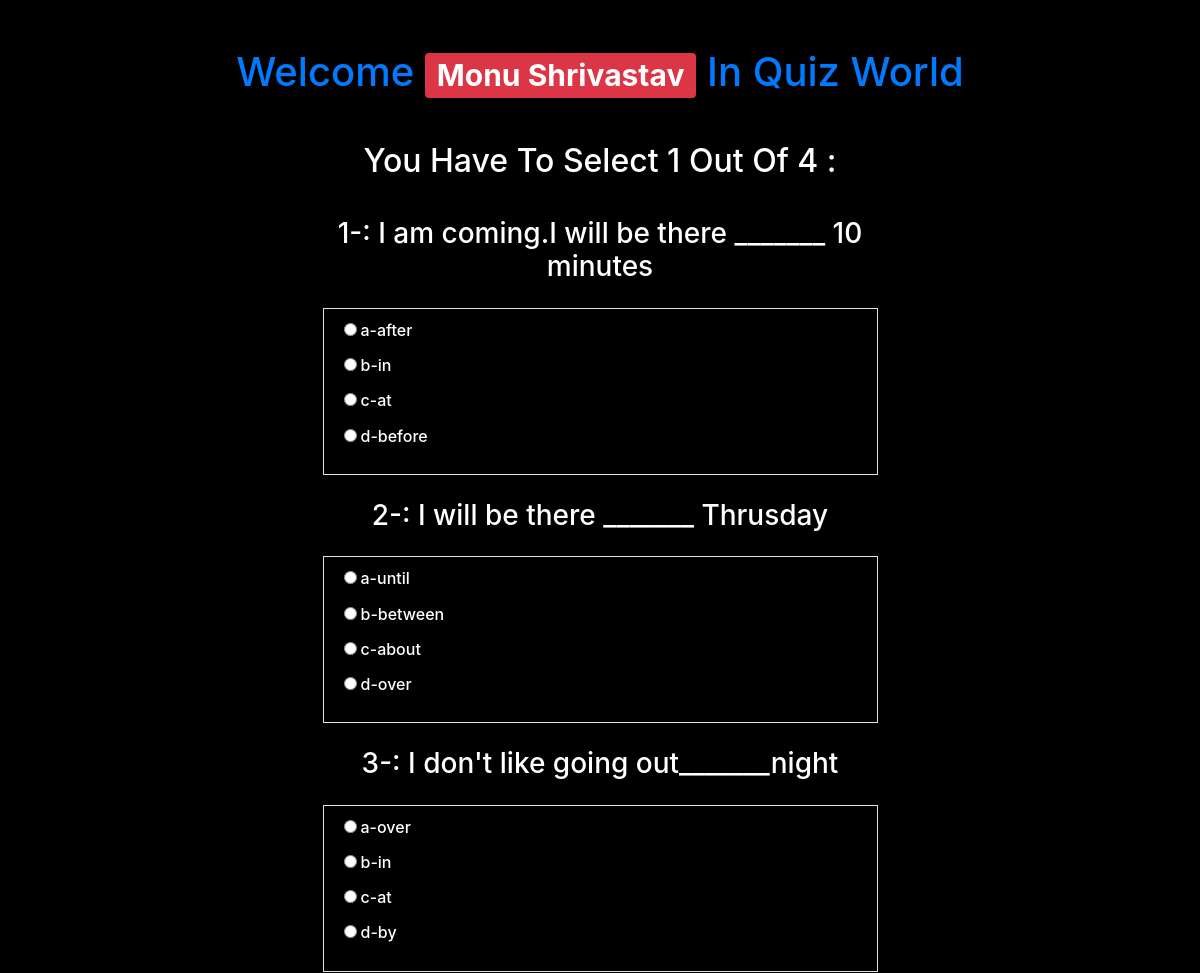
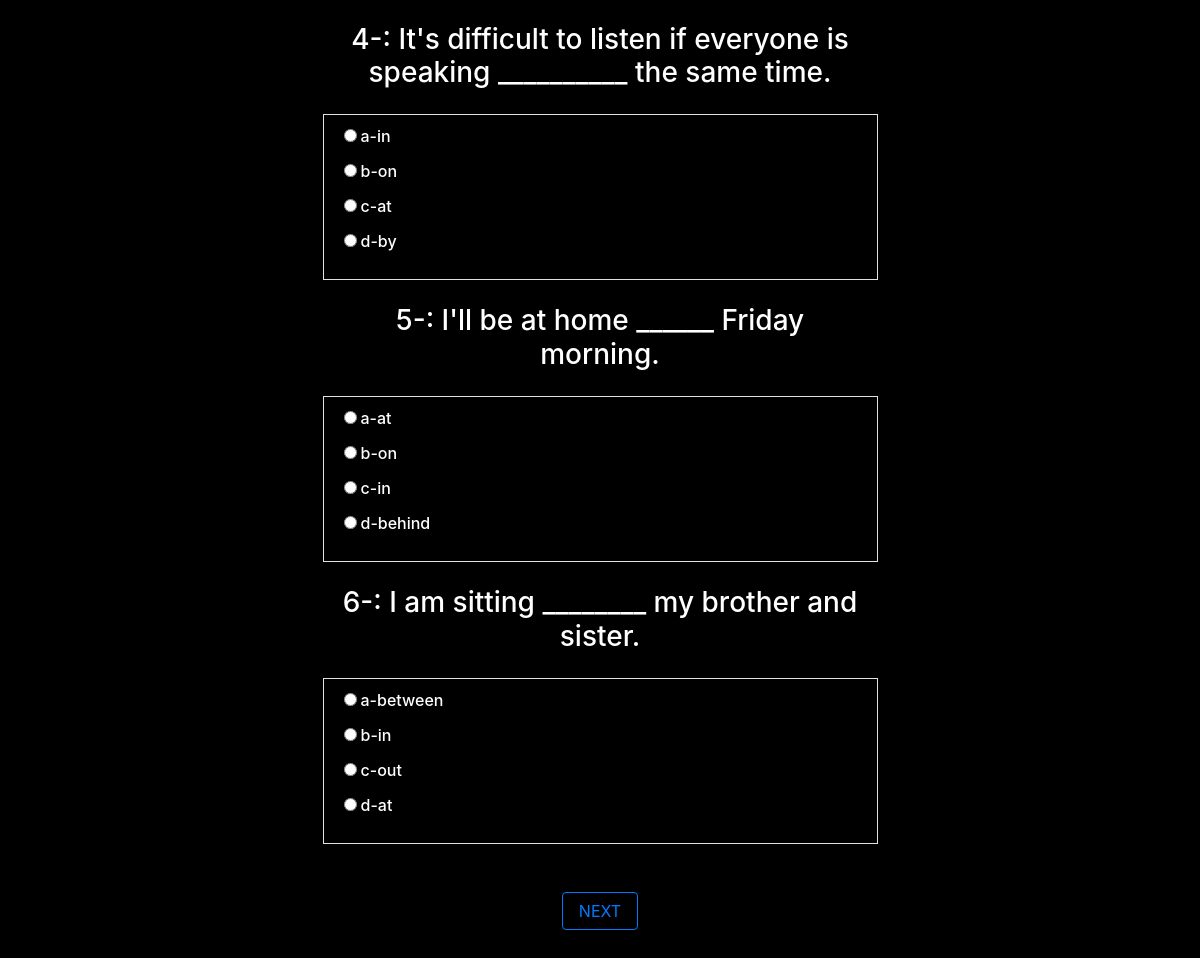
The app's page /Homepage.php (signed in) with its own data (2 pictures, top to bottom).
### tables this page shows
CREATE TABLE `question` (
  `Id` tinyint(4) NOT NULL,
  `Question` varchar(150) DEFAULT NULL,
  `A_id` tinyint(4) DEFAULT NULL
);

CREATE TABLE `answer` (
  `Id` tinyint(4) NOT NULL,
  `Answer` varchar(170) DEFAULT NULL,
  `Ans_id` tinyint(4) DEFAULT NULL,
  `Alphabet` varchar(4) DEFAULT NULL,
  `Correct` tinyint(1) DEFAULT NULL
);

### Homepage.php (the view, shortened to what this page needs)
<?php
  $Driver_name ='mysql:host=localhost;dbname=quizdatabase';
  $User='root';
  $Pass= '';
     try{
       $Conn = new PDO($Driver_name,$User,$Pass);
     }catch(PDOException $Error){
         die(" Ops Something Weng Wrong .");
     }
 ?>
<!DOCTYPE html>
<html lang="en">
<head>
    <link rel="stylesheet" href="https://maxcdn.bootstrapcdn.com/bootstrap/4.3.1/css/bootstrap.min.css">
</head>
<body>
    <div class='container'>
      <h1 class='text-center text-capitalize text-primary mt-5'>welcome <span class='badge badge-danger'><?php echo $_SESSION['Name'] ?></span> in Quiz World</h1>
       <br>
      <h2 class='text-center text-capitalize card-header col-sm-8 mx-auto border-radius'>You have to select 1 out of 4 :</h2>
   <form action="Homepage_Backend.php" method = "POST">
     <?php
       for($id =1 ;$id <=6; $id++){
        $Query = "select * from Question Where Id = $id";
         $Result = $Conn->query($Query);
         if($Result->rowCount()){
               $Record = $Result->fetch(PDO::FETCH_ASSOC);
          ?>
           <h3 class='text-center my-4 col-sm-6 mx-auto'><span><?php echo $Record['Id']."-:"; ?></span> <?php echo $Record['Question']; ?> </h3>
<?php
         }
         $Query = "select * from Answer where Ans_id = $id";
         $Result = $Conn->query($Query);
         if($Result->rowCount()){
          ?>
                <div class='card-header col-sm-6 mx-auto border'>
                <?php
                    while($Record  = $Result->fetch(PDO::FETCH_ASSOC)){
                       ?>
                    <h6><label class='mr-1' ><input type="radio" name="Quiz[<?php echo $Record['Ans_id'] ?>]" id="" value="<?php echo $Record['Id']  ?>" > </label><span><?php echo $Record['Alphabet']."-" ?></span><?php echo $Record['Answer'] ?>  </h6></>
<?php
          }
          ?>
          </div>
  <?php
         }
        }
    ?>
       <div  class='text-center'>
         <button type='submit' class='btn btn-outline-primary px-3 my-5' Name='Next' value='Next'>NEXT</button>
       </div>
      </form>
    </div>
</body>
</html>

### Homepage.php (style rules this page uses)
body { background:black; color:white; }

### records on screen
question: Id "1", Question "I am coming.I will be there _______ 10 minutes"
answer: Alphabet "a", Answer "after"
answer: Alphabet "b", Answer "in"
answer: Alphabet "c", Answer "at"
answer: Alphabet "d", Answer "before"
question: Id "2", Question "I will be there _______ Thrusday"
answer: Alphabet "a", Answer "until"
answer: Alphabet "b", Answer "between"
answer: Alphabet "c", Answer "about"
answer: Alphabet "d", Answer "over"
question: Id "3", Question "I don't like going out_______night"
answer: Alphabet "a", Answer "over"
answer: Alphabet "b", Answer "in"
answer: Alphabet "c", Answer "at"
answer: Alphabet "d", Answer "by"
question: Id "4", Question "It's difficult to listen if everyone is speaking __________ the same time."
answer: Alphabet "a", Answer "in"
answer: Alphabet "b", Answer "on"
answer: Alphabet "c", Answer "at"
answer: Alphabet "d", Answer "by"
question: Id "5", Question "I'll be at home ______ Friday morning."
answer: Alphabet "a", Answer "at"
answer: Alphabet "b", Answer "on"
answer: Alphabet "c", Answer "in"
answer: Alphabet "d", Answer "behind"
question: Id "6", Question "I am sitting ________ my brother and sister."
answer: Alphabet "a", Answer "between"
answer: Alphabet "b", Answer "in"
answer: Alphabet "c", Answer "out"
answer: Alphabet "d", Answer "at"

### other values on screen
$_SESSION['Name'] "Monu Shrivastav"
